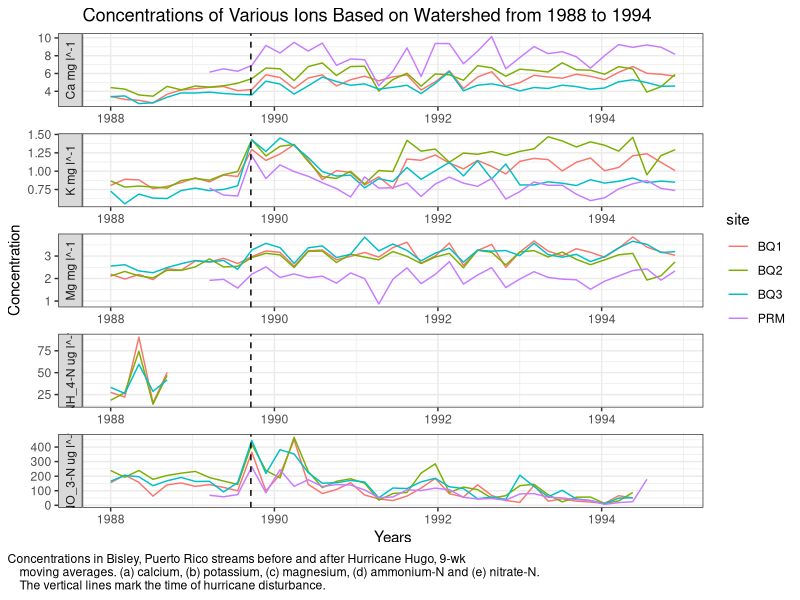

Write the R code that produced this figure.
## ---- chunk 1
library(tidyverse)
df <- read_csv("../output/cleaned_data.csv")
## ---- chunk 2
ggplot(
  df,
  mapping = aes(
    x = window_start,
    y = Concentration,
    color = site
  )
) +
  geom_line() +
  theme_bw() +
  labs(
    title = "Concentrations of Various Ions Based on Watershed from 1988 to 1994",
    x = "Years",
    y = "Concentration",
    caption = "Concentrations in Bisley, Puerto Rico streams before and after Hurricane Hugo, 9-wk 
    moving averages. (a) calcium, (b) potassium, (c) magnesium, (d) ammonium-N and (e) nitrate-N. 
    The vertical lines mark the time of hurricane disturbance."
  ) +
  facet_wrap(
    ~Ions,
    scales = "free",
    ncol = 1,
    strip.position = "left",
    labeller = as_labeller(c(
      ca_mgl = "Ca mg l^-1",
      k_mgl = "K mg l^-1",
      mg_mgl = "Mg mg l^-1",
      nh4n_mgl = "NH_4-N ug l^-1",
      no3n_mgl = "NO_3-N ug l^-1"
    ))
  ) +
  geom_vline(xintercept = ymd("1989-09-18"), linetype = "dashed") +
  theme(
    plot.caption = element_text(hjust = 0),
    plot.caption.position = "plot"
  )
